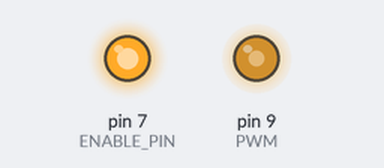
Recording of a sketch running on a simulated Arduino Uno, built with avr-gcc and run on an emulated ATmega328P. Shown: output pins drawn as LEDs (lit = HIGH). What the sketch prints to the serial monitor is not drawn. At 16.0 s the program stops and its outputs stay as they are.

Above: at 0.05 s.
Timing chart, 0 to 3.7 s (numbered marks = the images above):
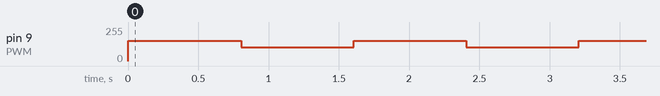

The sketch:

LmRm_Test-SenseTool.ino
```cpp
// VARIABLES
#define PWM 9
#define ENABLE_PIN 7
#define FREQ 800

int Start = 0;
int Stop = 0;
int count = 0;
bool dir = false;

void setup() {
  Serial.begin(57600);
  pinMode(PWM, OUTPUT);
  pinMode(ENABLE_PIN, OUTPUT);
  digitalWrite(ENABLE_PIN, HIGH);
  /*while (1)
  {
    //Stop = millis();
    analogWrite(PWM, 127);
  }*/
}

void loop() {
  Start = millis();
  Stop = Start;
  dir = !dir;
  while(Stop - Start < FREQ)
  {
    Serial.print(Stop);
    Serial.print("     ");
    Serial.print(Start);
    Serial.print("\n");
    Stop = millis();
    if(dir == true)
      analogWrite(PWM, 151);

    if(dir == false)
      analogWrite(PWM, 104);
  }
  count++;
  Serial.println(count);

  if(count == 20)
  {
    analogWrite(PWM, 127);
    while(1){};
  }


}
```

Measured:
- by itself, pin 9 (PWM): repeats every 1.6 s: 104/255 0.80 s, 151/255 0.80 s
